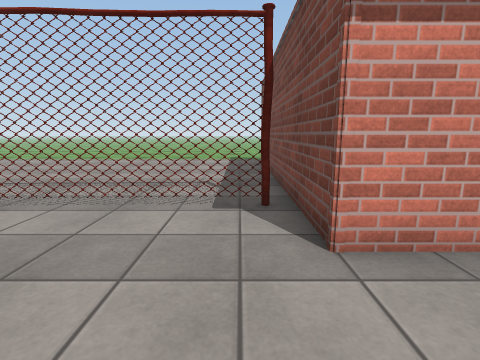
view 1 (above)

23 first-person views from a walk through a Unity game level. The camera is 1.2 m above the floor, tilts 10° down and sees 85° across. The floor is counted in squares, 1 m on a side. Each view is taken from the middle of a square. On the plan, view 1 faces up. The plan holds only what a view shows up to about 12 squares ahead; the rest is blank. The place goes on beyond the plan. Some surface patterns are stand-ins.

view 2
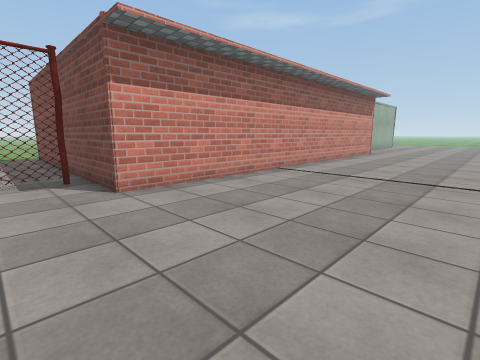

view 3
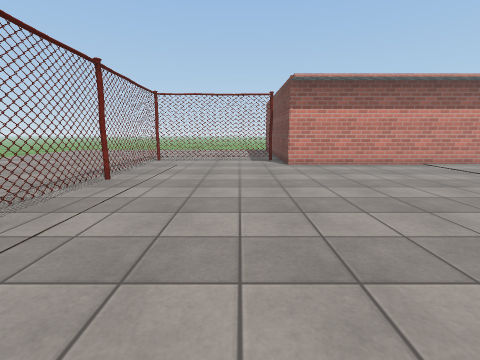

view 4
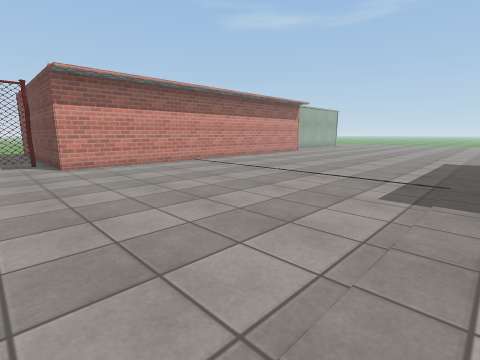

view 5
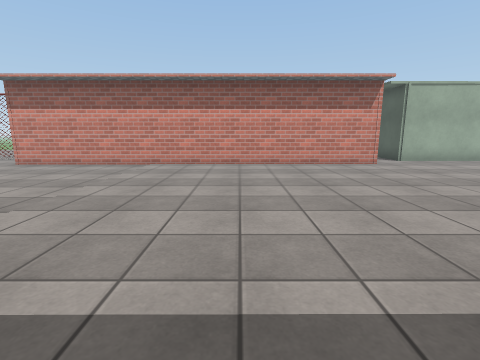

view 6
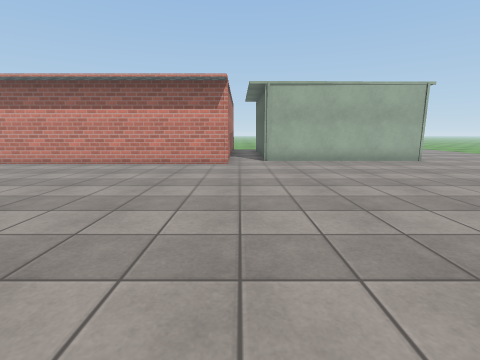

view 7
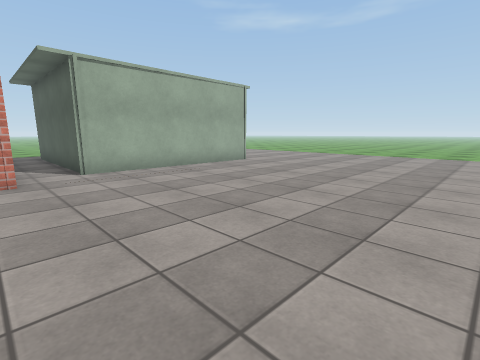

view 8
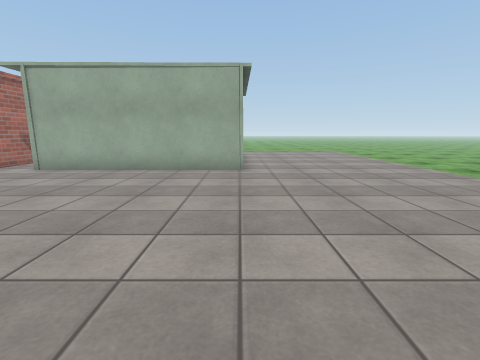

view 9
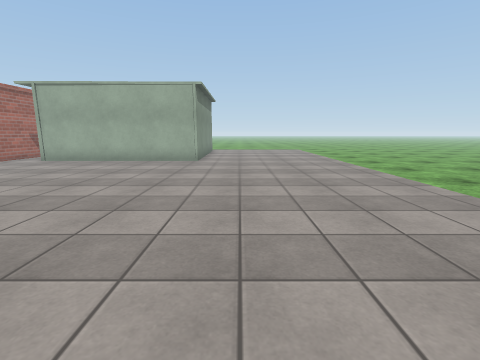

view 10
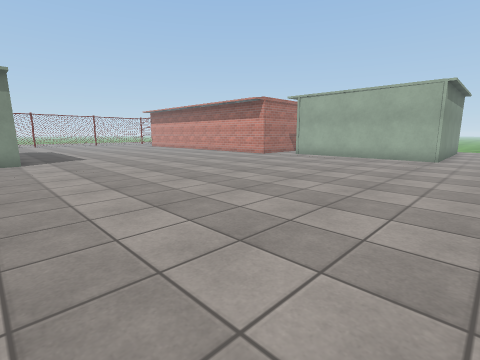

view 11
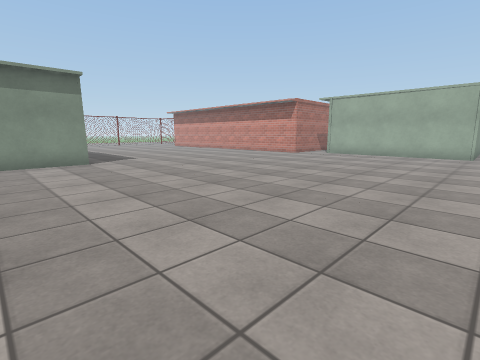

view 12
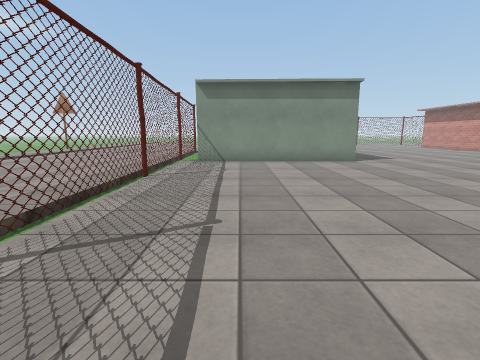

view 13
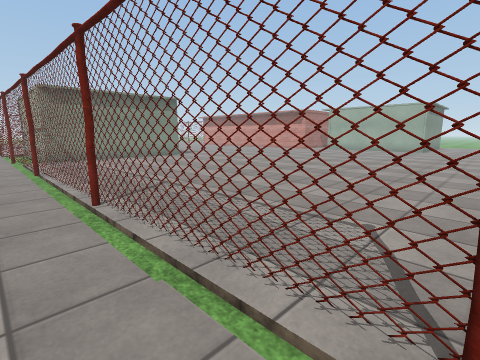

view 14
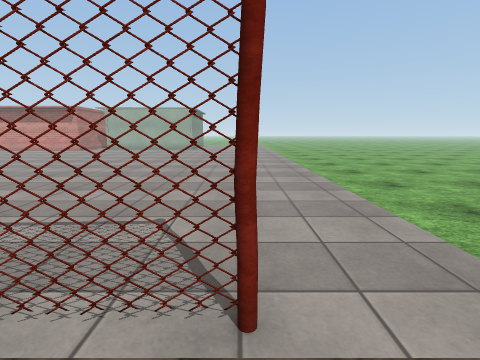

view 15
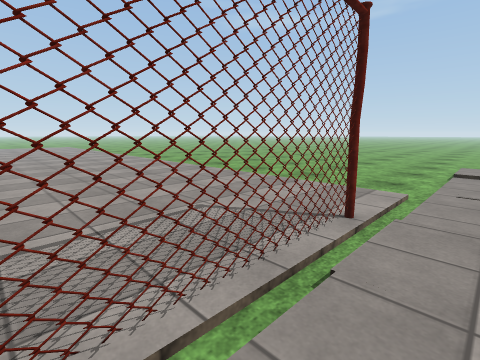

view 16
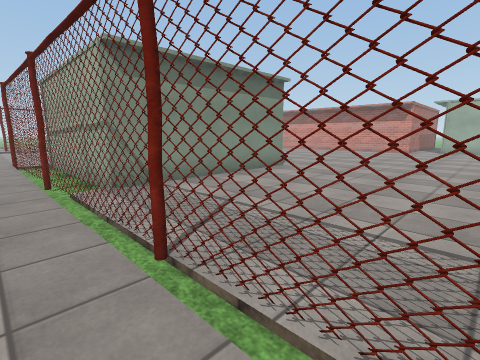

view 17
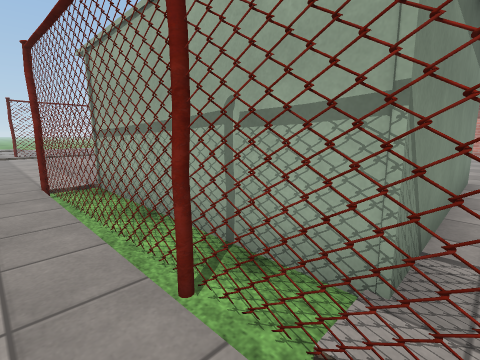

view 18
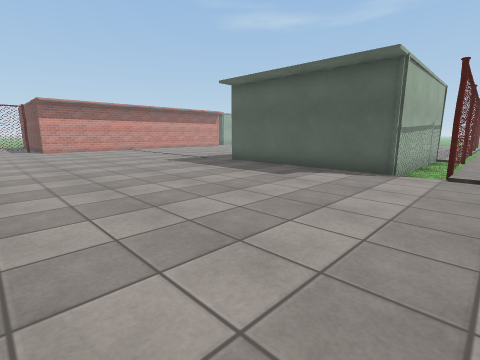

view 19
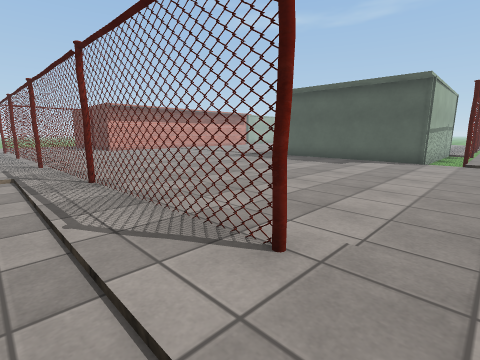

view 20
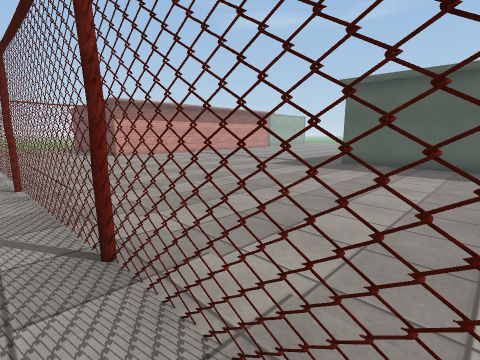

view 21
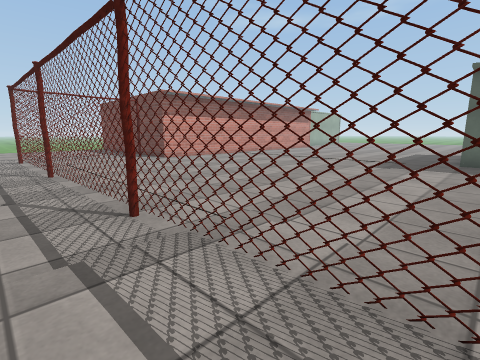

view 22
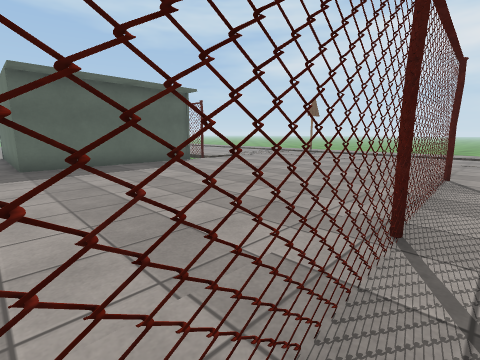

view 23
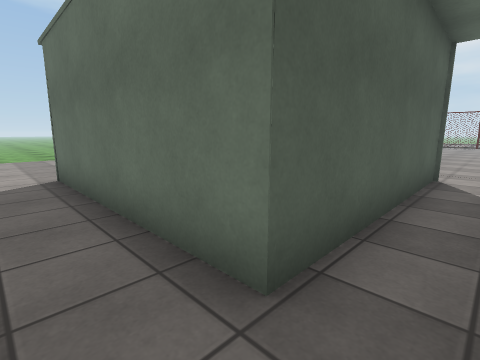

### Floor plan
Key: @ floor where view 1 was taken; # wall or solid block; x gap in a wall; . main floor; : floor 0.25 m higher than the main floor; / step, stairs or slope; T thing the floor can be seen under or through; O other object.
Columns run from 11 left of view 1 to 35 right of it. Each row starts with its distance up from view 1.
 12  ...........#              ............
 11  ...........#              ...............
 10   ..........#              .OOOOOOOO .....
  9    .........#              .O
  8     ........#              .O
  7     ........#              .O      O...... ...
  6      .......#             #.O      O..........
  5       ......#             #.O      O.........
  4 ......TTTx#x#             #.OOOOOOOO...........
  3 ......x.....###############....................
  2  .....#........................................
  1   ....x.......................................
  0    ...T....@..................................
 -1    ...T......................................
 -2     ..x.....................................
 -3      .#....................................
 -4      .x...................................
 -5      .T..................................
 -6      .T........................................
 -7      .T........................................
 -8      ::T.......................................
 -9      ::x..........OOOOO O......................
-10      .:#..........O     O......................
-11      .:x..........O     O......................
-12      .:#..........O     O......................
-13      .:x..........O     O......................
-14      .:#..........O     O......................
-15      .:x..........O     O......................
-16      .:#..........OOOOOOO........ xx#xx#.......
-17      .:#..........########x#x#x#x#//////.....//
-18      .::..........::::::::::::::::::::::......:

Where each view was taken, in squares from view 1:
view 1: 0 up, 0 right, facing up
view 2: 3 down, 1 left, facing up-right
view 3: 8 down, 1 left, facing up
view 4: 8 down, 1 left, facing up-right
view 5: 8 down, 10 right, facing up
view 6: 8 down, 16 right, facing up
view 7: 5 down, 15 right, facing up-right
view 8: 5 down, 24 right, facing up
view 9: 8 down, 26 right, facing up
view 10: 10 down, 26 right, facing up-left
view 11: 12 down, 25 right, facing up-left
view 12: 14 down, 25 right, facing left
view 13: 18 down, 28 right, facing up-left
view 14: 18 down, 28 right, facing up
view 15: 18 down, 24 right, facing up-right
view 16: 18 down, 20 right, facing up-left
view 17: 18 down, 14 right, facing up-left
view 18: 18 down, 2 left, facing up-right
view 19: 18 down, 6 left, facing up-right
view 20: 14 down, 5 left, facing up-right
view 21: 10 down, 6 left, facing up-right
view 22: 8 down, 5 left, facing down-right
view 23: 12 up, 16 right, facing down-right
